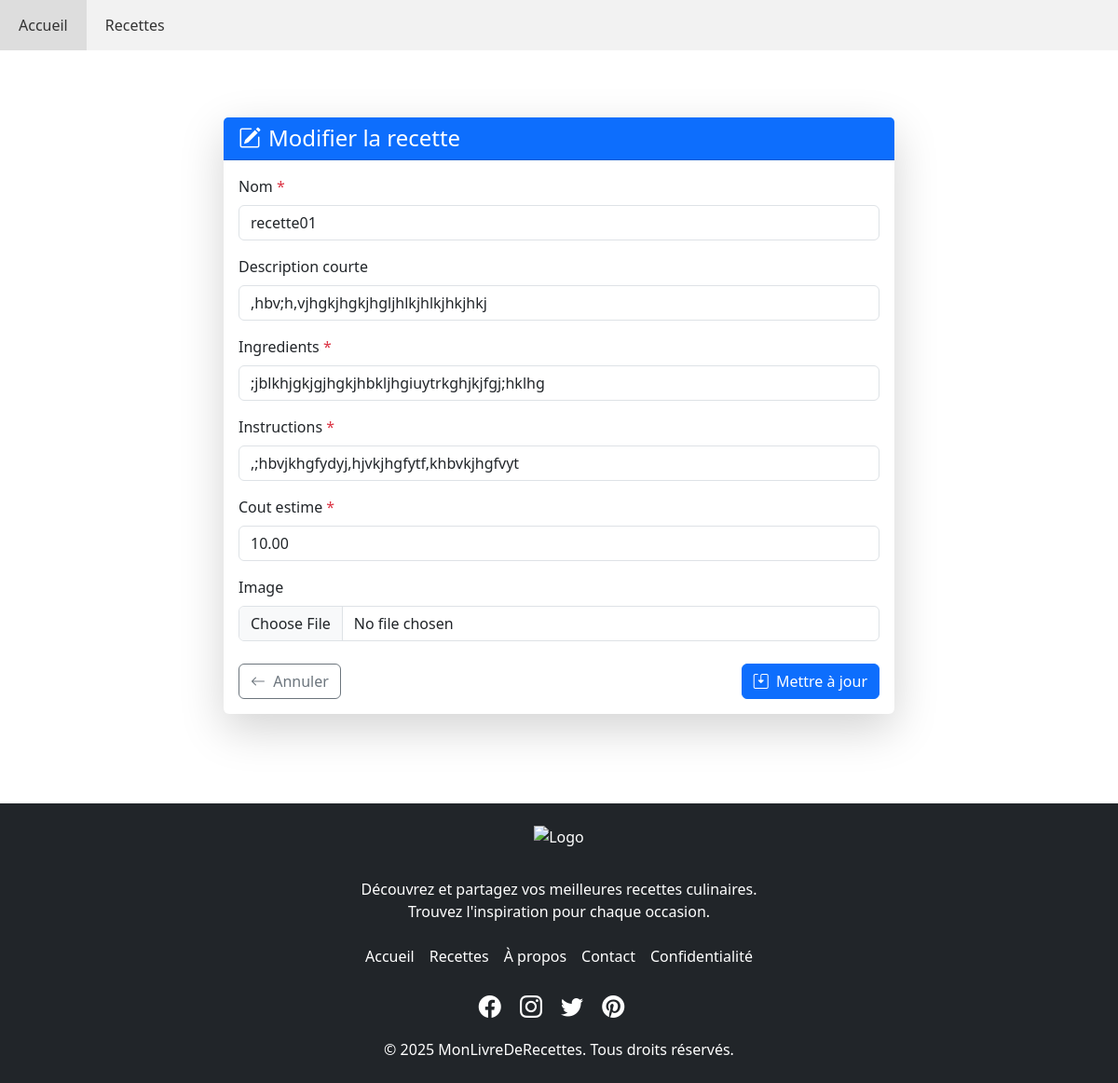
Page /recipes/1/modifier/ on the committed database.
### recipes/models.py (models this page shows, shortened)
class Recette(models.Model):
    nom = models.CharField(max_length=200)
    description_courte = models.TextField(blank=True)
    ingredients = models.TextField()
    instructions = models.TextField()
    cout_estime = models.DecimalField(max_digits=6, decimal_places=2)
    image = models.ImageField(upload_to='recettes/', blank=True, null=True)

### recipes/views.py (the view)
# urls.py: path('<int:pk>/modifier/', views.RecetteUpdateView.as_view(), name='recette_update'),
class RecetteUpdateView(UpdateView):
    model = Recette
    form_class = RecetteForm # Utilise le même ModelForm que pour la création
    template_name = 'recipes/recette_form.html' # Utilise le même template de formulaire
    success_url = reverse_lazy('recette_list') # Pour l'exemple, redirigeons vers la liste

### recipes/forms.py (shortened to what this page needs)
class RecetteForm(forms.ModelForm):
    class Meta:
        model = Recette
        fields = '__all__'
        widgets = {
             'ingredients': forms.Textarea(attrs={'rows': 4}),
             'instructions': forms.Textarea(attrs={'rows': 6}),
             'cout_estime': forms.NumberInput(attrs={'step': '0.01'}),
         }

### recipes/templates/recipes/recette_form.html (shortened to what this page needs)
{% extends 'base.html' %}
{% load static %}
{% block content %}
<div class="container py-5">
    <div class="row justify-content-center">
        <div class="col-lg-8">
            <div class="card border-0 shadow-lg">
                <div class="card-header bg-primary text-white">
                    <h2 class="h4 mb-0">
                        {% if object %}
                            <i class="bi bi-pencil-square me-2"></i>Modifier la recette
                        {% else %}
                            <i class="bi bi-plus-circle me-2"></i>Ajouter une nouvelle recette
                        {% endif %}
                    </h2>
                </div>
                <div class="card-body">
                    <form method="post" enctype="multipart/form-data" novalidate>
                        {% for field in form %}
                        <div class="mb-3">
                            <label for="{{ field.id_for_label }}" class="form-label">
                                {{ field.label }}
                                {% if field.field.required %}<span class="text-danger">*</span>{% endif %}
                            </label>
                            {% if field.field.widget.input_type == 'select' %}
                                <select class="form-select {% if field.errors %}is-invalid{% endif %}"
                                        id="{{ field.id_for_label }}"
                                        name="{{ field.name }}">
                                    {% for choice in field.field.choices %}
                                    <option value="{{ choice.0 }}" {% if field.value == choice.0 %}selected{% endif %}>
                                        {{ choice.1 }}
                                    </option>
                                    {% endfor %}
                                </select>
                            {% else %}
                                <input type="{{ field.field.widget.input_type }}"
                                       class="form-control {% if field.errors %}is-invalid{% endif %}"
                                       id="{{ field.id_for_label }}"
                                       name="{{ field.name }}"
                                       value="{{ field.value|default_if_none:'' }}"
                                       {% if field.field.required %}required{% endif %}>
                            {% endif %}
                        </div>
                        {% endfor %}
                        <div class="d-flex justify-content-between mt-4">
                            <a href="{% if object %}{% url 'recette_detail' object.pk %}{% else %}{% url 'recette_list' %}{% endif %}"
                               class="btn btn-outline-secondary">
                                <i class="bi bi-arrow-left me-1"></i> Annuler
                            </a>
                            <button type="submit" class="btn btn-primary">
                                {% if object %}
                                    <i class="bi bi-save2 me-1"></i> Mettre à jour
                                {% else %}
                                    <i class="bi bi-save me-1"></i> Enregistrer
                                {% endif %}
                            </button>
                        </div>
                    </form>
                </div>
            </div>
        </div>
    </div>
</div>
{% endblock %}

### static/css/style.css (style rules this page uses)
html, body { height: 100%; }
body { display: flex; flex-direction: column; }

### rows in the picture
Recette: nom "recette01" ",hbv;h,vjhgkjhgkjhgljhlkjhlkjhkjhkj" ";jblkhjgkjgjhgkjhbkljhgiuytrkghjkjfgj;hklhg" ",;hbvjkhgfydyj,hjvkjhgfytf,khbvkjhgfvyt" "10.00"

### other values in the picture
{{ field.label }} "Nom" "Description courte" "Ingredients" "Instructions" "Cout estime" "Image"
